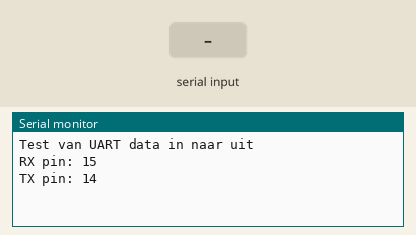
Recording of a sketch running on a simulated ESP32. Parts: the last lines printed to the serial monitor. The test bench sets the inputs (shaded band).

Above: at 1.2 s.
1.3 s: "1" received over the second serial link
At 2.5 s:
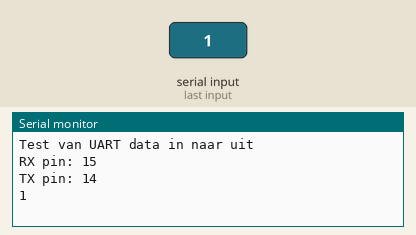
2.8 s: "0" received over the second serial link
At 3.8 s:
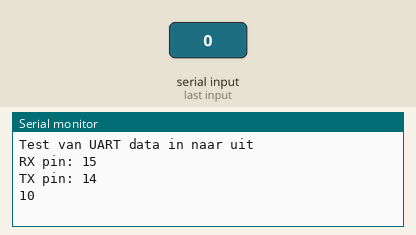

The sketch:

ESP32_XX_MidiInterface_Test.ino
```cpp
#include "soc/efuse_reg.h"
#include "esp_efuse.h" // for programming eFuse.


#define BOARD_C3         1
#define BOARD_C6         2
#define BOARD_H2         3
#define BOARD_S2         4    //Does not work via this setup and needs USB MIDI to test
#define BOARD_S3         5    //Works for the S3 WROOM N16R8 board via USB serial port but not with the S3 super mini board.
#define BOARD_ESP32_30   6
#define BOARD_ESP32_38   7

#define BOARD_IN_USE   BOARD_C6

#if BOARD_IN_USE == BOARD_C3
#define MIDI_RX  1
#define MIDI_TX  0
#elif BOARD_IN_USE == BOARD_C6
#define MIDI_RX  15
#define MIDI_TX  14
#elif BOARD_IN_USE == BOARD_H2
#define MIDI_RX  11
#define MIDI_TX  10
#elif BOARD_IN_USE == BOARD_S2
#define MIDI_RX  7
#define MIDI_TX  5
#elif BOARD_IN_USE == BOARD_S3
#define MIDI_RX  10
#define MIDI_TX   9
#elif BOARD_IN_USE == BOARD_ESP32_30
#define MIDI_RX  12
#define MIDI_TX  14
#elif BOARD_IN_USE == BOARD_ESP32_38
#define MIDI_RX  12
#define MIDI_TX  14
#endif

void setup()
{
  Serial.begin(115200);

  Serial1.begin(31250, SERIAL_8N1, MIDI_RX, MIDI_TX);

  Serial.println("Test van UART data in naar uit");
  Serial.print("RX pin: ");
  Serial.println(MIDI_RX);
  Serial.print("TX pin: ");
  Serial.println(MIDI_TX);
}

void loop()
{
  if(Serial1.available())
  {
    Serial.write(Serial1.read());
  }

  if(Serial.available())
  {
    Serial1.write(Serial.read());
  }
}
```

Measured:
- after the input at 1.3 s, the serial monitor: prints a new line at once (image 1)
- after the input at 2.8 s, the serial monitor: prints a new line at once (image 2)
